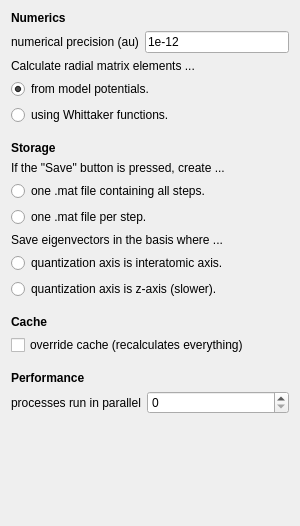
          <widget class="QWidget" name="scrollAreaWidgetContents_2">
           <property name="geometry">
            <rect>
             <x>0</x>
             <y>0</y>
             <width>300</width>
             <height>526</height>
            </rect>
           </property>
           <layout class="QVBoxLayout" name="verticalLayout_9">
            <item>
             <widget class="QLabel" name="label_91">
              <property name="font">
               <font>
                <weight>75</weight>
                <bold>true</bold>
               </font>
              </property>
              <property name="text">
               <string>Numerics</string>
              </property>
             </widget>
            </item>
            <item>
             <layout class="QFormLayout" name="formLayout_36">
              <property name="sizeConstraint">
               <enum>QLayout::SetDefaultConstraint</enum>
              </property>
              <property name="fieldGrowthPolicy">
               <enum>QFormLayout::ExpandingFieldsGrow</enum>
              </property>
              <property name="labelAlignment">
               <set>Qt::AlignLeading|Qt::AlignLeft|Qt::AlignVCenter</set>
              </property>
              <property name="formAlignment">
               <set>Qt::AlignLeading|Qt::AlignLeft|Qt::AlignTop</set>
              </property>
              <property name="verticalSpacing">
               <number>2</number>
              </property>
              <item row="0" column="0">
               <widget class="QLabel" name="label_system_precision">
                <property name="text">
                 <string>numerical precision (au)</string>
                </property>
               </widget>
              </item>
              <item row="0" column="1">
               <widget class="QLineEdit" name="lineedit_system_precision">
                <property name="sizePolicy">
                 <sizepolicy hsizetype="Expanding" vsizetype="Fixed">
                  <horstretch>0</horstretch>
                  <verstretch>0</verstretch>
                 </sizepolicy>
                </property>
                <property name="inputMask">
                 <string>1e-12</string>
                </property>
               </widget>
              </item>
             </layout>
            </item>
            <item>
             <widget class="QLabel" name="label">
              <property name="text">
               <string>Calculate radial matrix elements ...</string>
              </property>
             </widget>
            </item>
            <item>
             <widget class="QRadioButton" name="radiobutton_system_missingCalc">
              <property name="text">
               <string>from model potentials.</string>
              </property>
              <property name="checked">
               <bool>true</bool>
              </property>
             </widget>
            </item>
            <item>
             <widget class="QRadioButton" name="radiobutton_system_missingWhittaker">
              <property name="text">
               <string>using Whittaker functions.</string>
              </property>
              <property name="checked">
               <bool>false</bool>
              </property>
             </widget>
            </item>
            <item>
             <spacer name="verticalSpacer_24">
              <property name="orientation">
               <enum>Qt::Vertical</enum>
              </property>
              <property name="sizeType">
               <enum>QSizePolicy::Fixed</enum>
              </property>
              <property name="sizeHint" stdset="0">
               <size>
                <width>20</width>
                <height>10</height>
               </size>
              </property>
             </spacer>
            </item>
            <item>
             <widget class="QLabel" name="label_86">
              <property name="font">
               <font>
                <weight>75</weight>
                <bold>true</bold>
               </font>
              </property>
              <property name="text">
               <string>Storage</string>
              </property>
             </widget>
            </item>
            <item>
             <widget class="QLabel" name="label_27">
              <property name="text">
               <string>If the &quot;Save&quot; button is pressed, create ...</string>
              </property>
             </widget>
            </item>
            <item>
             <widget class="QRadioButton" name="radiobutton_system_matCombined">
              <property name="text">
               <string>one .mat file containing all steps.</string>
              </property>
              <property name="checked">
               <bool>false</bool>
              </property>
             </widget>
            </item>
            <item>
             <widget class="QRadioButton" name="radiobutton_system_matSeparate">
              <property name="text">
               <string>one .mat file per step.</string>
              </property>
              <property name="checked">
               <bool>false</bool>
              </property>
             </widget>
            </item>
            <item>
             <widget class="QLabel" name="label_87">
              <property name="text">
               <string>Save eigenvectors in the basis where ...</string>
              </property>
              <property name="textFormat">
               <enum>Qt::AutoText</enum>
              </property>
              <property name="alignment">
               <set>Qt::AlignBottom|Qt::AlignLeading|Qt::AlignLeft</set>
              </property>
              <property name="wordWrap">
               <bool>true</bool>
              </property>
             </widget>
            </item>
            <item>
             <widget class="QRadioButton" name="radiobutton_system_quantizationInteratomic">
              <property name="text">
               <string>quantization axis is interatomic axis.</string>
              </property>
              <property name="checked">
               <bool>false</bool>
              </property>
             </widget>
            </item>
            <item>
             <widget class="QRadioButton" name="radiobutton_system_quantizationZ">
              <property name="text">
               <string>quantization axis is z-axis (slower).</string>
              </property>
             </widget>
            </item>
            <item>
             <spacer name="verticalSpacer_23">
              <property name="orientation">
               <enum>Qt::Vertical</enum>
              </property>
              <property name="sizeType">
               <enum>QSizePolicy::Fixed</enum>
              </property>
              <property name="sizeHint" stdset="0">
               <size>
                <width>20</width>
                <height>10</height>
               </size>
              </property>
             </spacer>
            </item>
            <item>
             <widget class="QLabel" name="label_95">
              <property name="font">
               <font>
                <weight>75</weight>
                <bold>true</bold>
               </font>
              </property>
              <property name="text">
               <string>Cache</string>
              </property>
             </widget>
            </item>
            <item>
             <widget class="QCheckBox" name="checkbox_system_override">
              <property name="text">
               <string>override cache (recalculates everything)</string>
              </property>
             </widget>
            </item>
            <item>
             <spacer name="verticalSpacer_25">
              <property name="orientation">
               <enum>Qt::Vertical</enum>
              </property>
              <property name="sizeType">
               <enum>QSizePolicy::Fixed</enum>
              </property>
              <property name="sizeHint" stdset="0">
               <size>
                <width>20</width>
                <height>10</height>
               </size>
              </property>
             </spacer>
            </item>
            <item>
             <widget class="QLabel" name="label_90">
              <property name="font">
               <font>
                <weight>75</weight>
                <bold>true</bold>
               </font>
              </property>
              <property name="text">
               <string>Performance</string>
              </property>
             </widget>
            </item>
            <item>
             <layout class="QFormLayout" name="formLayout_35">
              <property name="sizeConstraint">
               <enum>QLayout::SetDefaultConstraint</enum>
              </property>
              <property name="fieldGrowthPolicy">
               <enum>QFormLayout::ExpandingFieldsGrow</enum>
              </property>
              <property name="labelAlignment">
               <set>Qt::AlignLeading|Qt::AlignLeft|Qt::AlignVCenter</set>
              </property>
              <property name="formAlignment">
               <set>Qt::AlignLeading|Qt::AlignLeft|Qt::AlignTop</set>
              </property>
              <property name="verticalSpacing">
               <number>2</number>
              </property>
              <item row="0" column="0">
               <widget class="QLabel" name="label_88">
                <property name="text">
                 <string>processes run in parallel</string>
                </property>
                <property name="textFormat">
                 <enum>Qt::AutoText</enum>
                </property>
               </widget>
              </item>
              <item row="0" column="1">
               <widget class="QSpinBox" name="spinbox_system_cores">
                <property name="sizePolicy">
                 <sizepolicy hsizetype="Expanding" vsizetype="Fixed">
                  <horstretch>0</horstretch>
                  <verstretch>0</verstretch>
                 </sizepolicy>
                </property>
                <property name="statusTip">
                 <string>A value of 0 means that all available CPU cores are used.</string>
                </property>
                <property name="minimum">
                 <number>0</number>
                </property>
                <property name="maximum">
                 <number>9999</number>
                </property>
                <property name="value">
                 <number>0</number>
                </property>
               </widget>
              </item>
             </layout>
            </item>
            <item>
             <spacer name="verticalSpacer_5">
              <property name="orientation">
               <enum>Qt::Vertical</enum>
              </property>
              <property name="sizeType">
               <enum>QSizePolicy::Expanding</enum>
              </property>
              <property name="sizeHint" stdset="0">
               <size>
                <width>20</width>
                <height>0</height>
               </size>
              </property>
             </spacer>
            </item>
           </layout>
          </widget>
